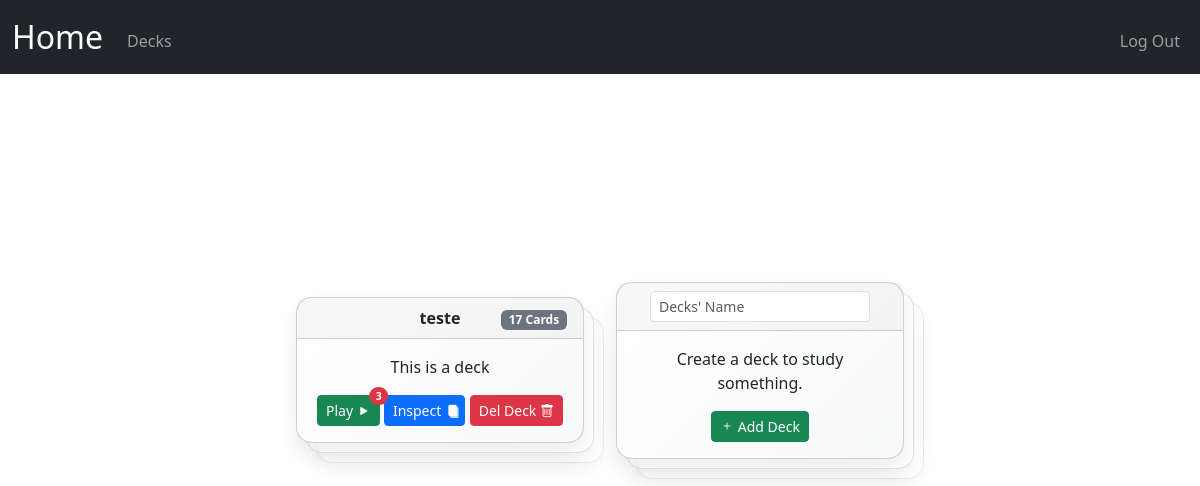
The app's page /decks (signed in) with its own data.
### tables this page shows
CREATE TABLE decks (
    id INTEGER PRIMARY KEY AUTOINCREMENT,
    user_id INTEGER NOT NULL,
    name TEXT NOT NULL,
    created_at DATETIME DEFAULT CURRENT_TIMESTAMP,

    FOREIGN KEY (user_id) REFERENCES users(id) ON DELETE CASCADE
);

### src/main.py (the view)
@app.route("/decks")  # type: ignore
def decks() -> str:
    decks = db.execute(  # type: ignore
        """SELECT
            d.id,
            d.name,

            COUNT(c.id) AS card_count,

            COUNT(
                CASE
                    WHEN c.due <= strftime('%s', 'now') THEN 1
                END
            ) AS num_play_cards

        FROM decks d
        LEFT JOIN cards c ON c.deck_id = d.id
        WHERE d.user_id = ?
        GROUP BY d.id, d.name""",
        session["user_id"],
    )
    return render_template("decks.html", decks=decks)

### src/main.py (called while the page is built)
@app.after_request
def after_request(response: Response) -> Response:
    response.headers["Cache-Control"] = "no-cache, no-store, must-revalidate"
    response.headers["Expires"] = 0
    response.headers["Pragma"] = "no-cache"
    return response

### src/templates/decks.html (shortened to what this page needs)
{% extends "layout.html" %}  {% block title %} Index {% endblock %} {% block main %}
<ul id="deck-list" class="list-group list-group-clean list-group-horizontal">
  {% for deck in decks %}
  <li data-id="{{ deck.id }}" class="list-group-item list-group-item-secondary">
    <div class="deck-container">
      <div class="deck-wrapper">
        <div class="card flashcard text-dark bg-light">
          <div class="card-header">
            <div class="row align-items-center">
              <div class="col-4 text-center fw-semibold">{{ deck.name }}</div>
              <div class="col-4 text-end">
                <span class="badge bg-secondary ms-auto">
                  {{deck.card_count}} Cards
                </span>
              </div>
            </div>
          </div>
          <div class="card-body">
            <p class="card-text">This is a deck</p>
            <div class="d-grid gap-2 d-md-block">
              <a
                type="button"
                class="btn btn-sm btn-success position-relative"
                href="{{url_for('play', deck_id = deck.id)}}"
              >
                Play {% if deck.num_play_cards > 0 %}
                <span
                  class="position-absolute top-0 start-100 translate-middle badge rounded-pill bg-danger"
                >
                  {{deck.num_play_cards}}
                </span>
                {% endif %}
                <i class="bi bi-play-fill"></i>
              </a>
              <a
                type="button"
                class="btn btn-sm btn-primary d-inline-flex align-items-center"
                href="{{url_for('cards', deck_id = deck.id)}}"
              >
                Inspect
                <span class="icon-deck me-1">
                  <i class="bi bi-file-fill"></i>
                  <i class="bi bi-file-fill"></i>
                  <i class="bi bi-file-fill"></i>
                </span>
              </a>
              <button type="button" class="btn btn-sm btn-danger delete-deck">
                Del Deck
                <i class="bi bi-trash"></i>
              </button>
            </div>
          </div>
        </div>
      </div>
    </div>
  </li>
  {% endfor %}
  <li class="list-group-item list-group-item-secondary">
    <div class="deck-container">
      <div class="deck-wrapper">
        <div class="card flashcard text-dark bg-light">
          <div class="card-header">
            <input
              id="deck-name"
              autocomplete="off"
              autofocus
              class="form-control form-control-sm mx-auto w-auto"
              name="deck-name"
              placeholder="Decks' Name"
              type="text"
            />
          </div>
          <div class="card-body">
            <p class="card-text">Create a deck to study something.</p>
            <button id="add-deck" type="button" class="btn btn-sm btn-success">
              <i class="bi bi-plus"></i>
              Add Deck
            </button>
          </div>
        </div>
      </div>
    </div>
  </li>
</ul>
{% endblock %}

### src/static/styles.css (style rules this page uses)
.list-group { justify-content: center; }
.list-group-item { width: 20rem; }
.list-group-clean .list-group-item { background-color: transparent; border: none; }
.deck-container { min-height: 60vh; display: flex; align-items: center; justify-content: center; }
.deck-wrapper { position: relative; width: 100%; max-width: 420px; }
.flashcard { position: relative; z-index: 2; border-radius: 1rem; background: linear-gradient(135deg, #ffffff, #f8f9fa); box-shadow: 0 10px 25px rgba(0, 0, 0, 0.08); transition: transform 0.2s ease, box-shadow 0.2s ease; }
.icon-deck { position: relative; display: inline-block; width: 0.8em; height: 0.8em; vertical-align: text-bottom; }
.icon-deck i { position: absolute; font-size: 0.8em; line-height: 0.8; color: currentColor; }
.icon-deck i:nth-child(1) { transform: translate(2px, 2px); opacity: 0.4; }
.icon-deck i:nth-child(2) { transform: translate(1.5px, 1.5px); opacity: 0.6; }

### records on screen
decks: name "teste", card_count "17", num_play_cards "3"
